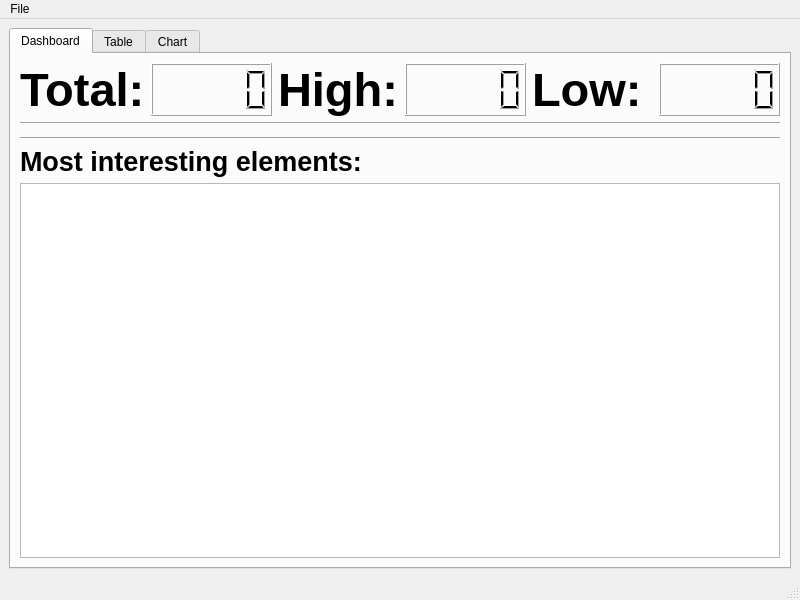
<?xml version="1.0" encoding="UTF-8"?>
<ui version="4.0">
 <class>MainWindow</class>
 <widget class="QMainWindow" name="MainWindow">
  <property name="geometry">
   <rect>
    <x>0</x>
    <y>0</y>
    <width>800</width>
    <height>600</height>
   </rect>
  </property>
  <property name="windowTitle">
   <string>MainWindow</string>
  </property>
  <widget class="QWidget" name="centralwidget">
   <layout class="QHBoxLayout" name="horizontalLayout_2">
    <item>
     <widget class="QTabWidget" name="tabWidget">
      <property name="currentIndex">
       <number>0</number>
      </property>
      <widget class="QWidget" name="tab">
       <attribute name="title">
        <string>Dashboard</string>
       </attribute>
       <layout class="QVBoxLayout" name="verticalLayout_2">
        <item>
         <layout class="QHBoxLayout" name="horizontalLayout">
          <item>
           <widget class="QLabel" name="label">
            <property name="font">
             <font>
              <pointsize>35</pointsize>
              <bold>true</bold>
             </font>
            </property>
            <property name="text">
             <string>Total:</string>
            </property>
           </widget>
          </item>
          <item>
           <widget class="QLCDNumber" name="totalEntries"/>
          </item>
          <item>
           <widget class="QLabel" name="label_2">
            <property name="font">
             <font>
              <pointsize>35</pointsize>
              <bold>true</bold>
             </font>
            </property>
            <property name="text">
             <string>High:</string>
            </property>
           </widget>
          </item>
          <item>
           <widget class="QLCDNumber" name="highestTemp">
            <property name="font">
             <font>
              <pointsize>20</pointsize>
              <bold>true</bold>
             </font>
            </property>
           </widget>
          </item>
          <item>
           <widget class="QLabel" name="label_3">
            <property name="font">
             <font>
              <pointsize>35</pointsize>
              <bold>true</bold>
             </font>
            </property>
            <property name="text">
             <string>Low:</string>
            </property>
           </widget>
          </item>
          <item>
           <widget class="QLCDNumber" name="lowestTemp">
            <property name="font">
             <font>
              <pointsize>30</pointsize>
              <bold>true</bold>
             </font>
            </property>
           </widget>
          </item>
         </layout>
        </item>
        <item>
         <widget class="Line" name="line">
          <property name="orientation">
           <enum>Qt::Orientation::Horizontal</enum>
          </property>
         </widget>
        </item>
        <item>
         <widget class="TemperatureBandWidget" name="temperatureBandWidget">
          <property name="minimumHeight">
           <number>50</number>
          </property>
         </widget>
        </item>
        <item>
         <widget class="Line" name="line_2">
          <property name="orientation">
           <enum>Qt::Orientation::Horizontal</enum>
          </property>
         </widget>
        </item>
        <item>
         <widget class="QLabel" name="label_4">
          <property name="font">
           <font>
            <pointsize>20</pointsize>
            <bold>true</bold>
           </font>
          </property>
          <property name="text">
           <string>Most interesting elements:</string>
          </property>
         </widget>
        </item>
        <item>
         <widget class="QTableView" name="mostInterestingElements"/>
        </item>
       </layout>
      </widget>
      <widget class="QWidget" name="tab_3">
       <attribute name="title">
        <string>Table</string>
       </attribute>
       <layout class="QVBoxLayout" name="verticalLayout">
        <item>
         <widget class="QTableView" name="tableView"/>
        </item>
       </layout>
      </widget>
      <widget class="QWidget" name="tab_2">
       <attribute name="title">
        <string>Chart</string>
       </attribute>
      </widget>
     </widget>
    </item>
   </layout>
  </widget>
  <widget class="QMenuBar" name="menubar">
   <property name="geometry">
    <rect>
     <x>0</x>
     <y>0</y>
     <width>800</width>
     <height>22</height>
    </rect>
   </property>
   <widget class="QMenu" name="menuFile">
    <property name="title">
     <string>File</string>
    </property>
    <addaction name="actionLoad_CSV"/>
    <addaction name="actionClear_Cache"/>
   </widget>
   <addaction name="menuFile"/>
  </widget>
  <widget class="QStatusBar" name="statusbar"/>
  <action name="actionLoad_CSV">
   <property name="text">
    <string>Load CSV</string>
   </property>
  </action>
  <action name="actionClear_Cache">
   <property name="text">
    <string>Clear Cache</string>
   </property>
   <property name="toolTip">
    <string>Delete all cached weather data from the local database</string>
   </property>
  </action>
 </widget>
 <customwidgets>
  <customwidget>
   <class>TemperatureBandWidget</class>
   <extends>QWidget</extends>
   <header>TemperatureBandWidget.h</header>
  </customwidget>
 </customwidgets>
 <resources/>
 <connections/>
</ui>
